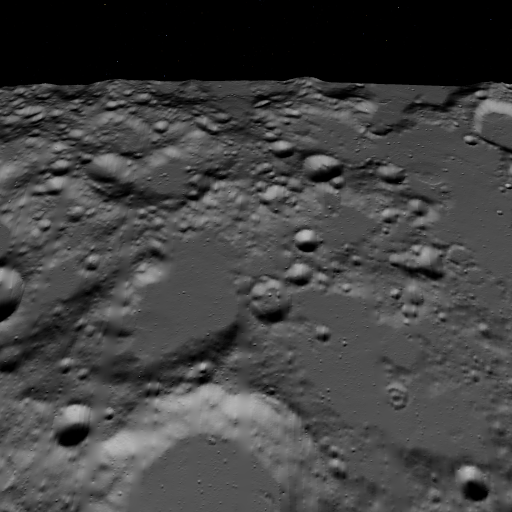
#> input picture demo_images/source.png, 1024 x 1024 px (shown at 1/2 size)
$ python FDA_demo.py
#> lines starting #> are read from the running program, lines starting #| are printed output that depends on the picture
import os
import numpy as np
import matplotlib.pyplot as plt
from PIL import Image
from utils import FDA_source_to_target_np

# Load images
im_src = Image.open("demo_images/source.png").convert('RGB')
#> im_src is the input picture: PIL image 1024x1024 RGB; mean R, G, B 65.5, 65.5, 65.5
im_trg = Image.open("demo_images/target.png").convert('RGB')
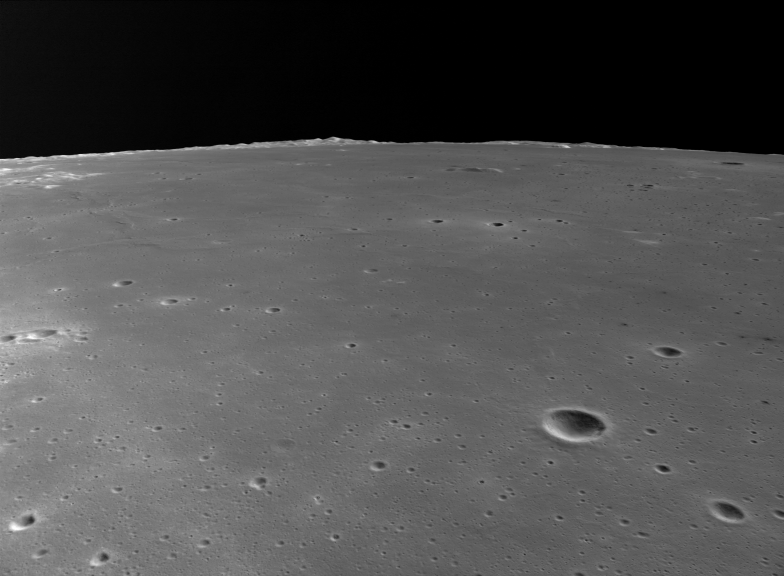
#> input picture demo_images/target.png, 2352 x 1728 px (shown at 1/3 size)

# Resize images to 1024x1024
im_src = im_src.resize((1024, 1024), Image.BICUBIC)
im_trg = im_trg.resize((1024, 1024), Image.BICUBIC)
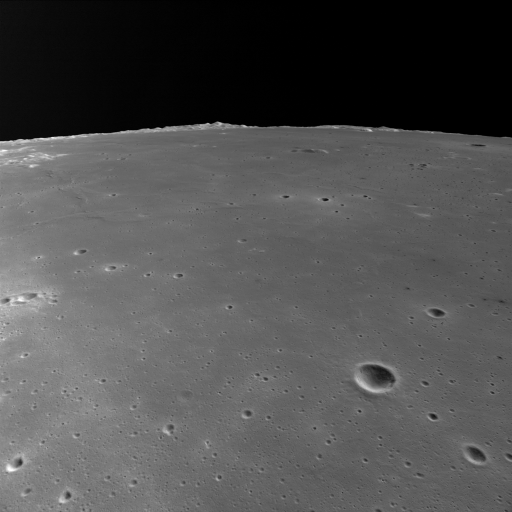
#> im_trg: PIL image 1024x1024 RGB (shown at 1/2 size); min 0, max 255, mean 80.1

# Convert images to NumPy arrays (float32)
im_src = np.asarray(im_src, np.float32)
#> im_src: shape (1024, 1024, 3) float32
im_trg = np.asarray(im_trg, np.float32)
#> im_trg: shape (1024, 1024, 3) float32

# Transpose to (C, H, W) format
im_src = im_src.transpose((2, 0, 1))
im_trg = im_trg.transpose((2, 0, 1))

# Apply FDA domain adaptation
#> (the run stopped early here; a loop or call above may not have finished)
